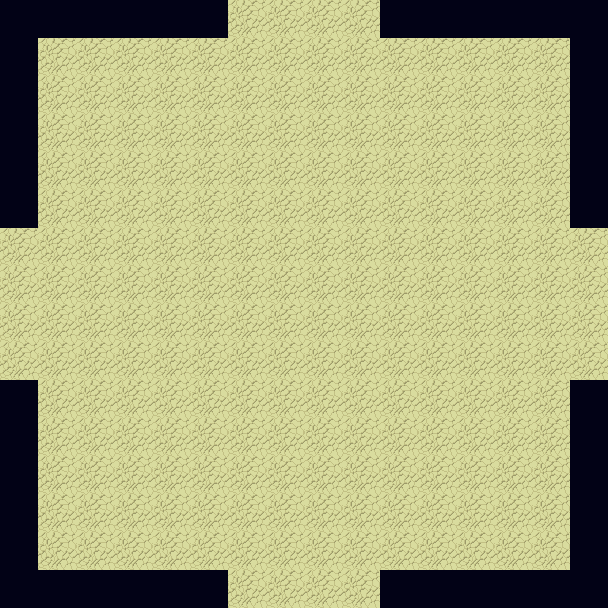

Rendered tile map (Tiled .tmx) drawn with the repository's tilesets; below, a short description and the full map source, tile grids included:
An orthogonal 16x16 tile map with 38x38 px tiles, 2 tile layers (background, walls).

<map version="1.10" tiledversion="1.10.2" orientation="orthogonal" renderorder="right-down" width="16" height="16" tilewidth="38" tileheight="38" infinite="0" nextlayerid="3" nextobjectid="1">
 <tileset firstgid="1" source="deltaworld.tsx" />
 <layer id="1" name="background" width="16" height="16">
  <data encoding="csv">
0,0,0,0,0,0,17,17,17,17,0,0,0,0,0,0,
0,17,17,17,17,17,17,17,17,17,17,17,17,17,17,0,
0,17,17,17,17,17,17,17,17,17,17,17,17,17,17,0,
0,17,17,17,17,17,17,17,17,17,17,17,17,17,17,0,
0,17,17,17,17,17,17,17,17,17,17,17,17,17,17,0,
0,17,17,17,17,17,17,17,17,17,17,17,17,17,17,0,
17,17,17,17,17,17,17,17,17,17,17,17,17,17,17,17,
17,17,17,17,17,17,17,17,17,17,17,17,17,17,17,17,
17,17,17,17,17,17,17,17,17,17,17,17,17,17,17,17,
17,17,17,17,17,17,17,17,17,17,17,17,17,17,17,17,
0,17,17,17,17,17,17,17,17,17,17,17,17,17,17,0,
0,17,17,17,17,17,17,17,17,17,17,17,17,17,17,0,
0,17,17,17,17,17,17,17,17,17,17,17,17,17,17,0,
0,17,17,17,17,17,17,17,17,17,17,17,17,17,17,0,
0,17,17,17,17,17,17,17,17,17,17,17,17,17,17,0,
0,0,0,0,0,0,17,17,17,17,0,0,0,0,0,0
</data>
 </layer>
 <layer id="2" name="walls" width="16" height="16">
  <data encoding="csv">
16,16,16,16,16,16,0,0,0,0,16,16,16,16,16,16,
16,0,0,0,0,0,0,0,0,0,0,0,0,0,0,16,
16,0,0,0,0,0,0,0,0,0,0,0,0,0,0,16,
16,0,0,0,0,0,0,0,0,0,0,0,0,0,0,16,
16,0,0,0,0,0,0,0,0,0,0,0,0,0,0,16,
16,0,0,0,0,0,0,0,0,0,0,0,0,0,0,16,
0,0,0,0,0,0,0,0,0,0,0,0,0,0,0,0,
0,0,0,0,0,0,0,0,0,0,0,0,0,0,0,0,
0,0,0,0,0,0,0,0,0,0,0,0,0,0,0,0,
0,0,0,0,0,0,0,0,0,0,0,0,0,0,0,0,
16,0,0,0,0,0,0,0,0,0,0,0,0,0,0,16,
16,0,0,0,0,0,0,0,0,0,0,0,0,0,0,16,
16,0,0,0,0,0,0,0,0,0,0,0,0,0,0,16,
16,0,0,0,0,0,0,0,0,0,0,0,0,0,0,16,
16,0,0,0,0,0,0,0,0,0,0,0,0,0,0,16,
16,16,16,16,16,16,0,0,0,0,16,16,16,16,16,16
</data>
 </layer>
</map>
